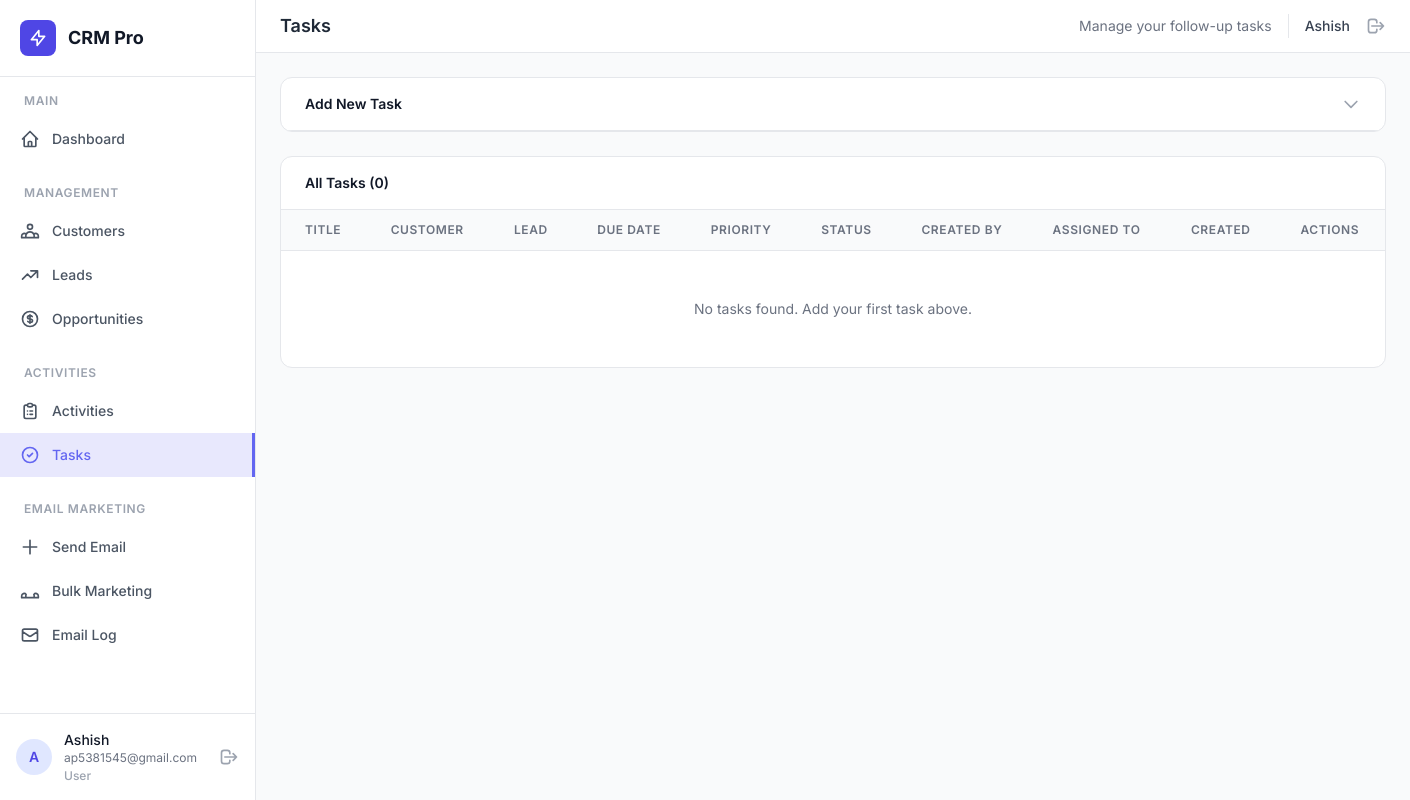
Page /crm/task/ (signed in) on the earlier database version.
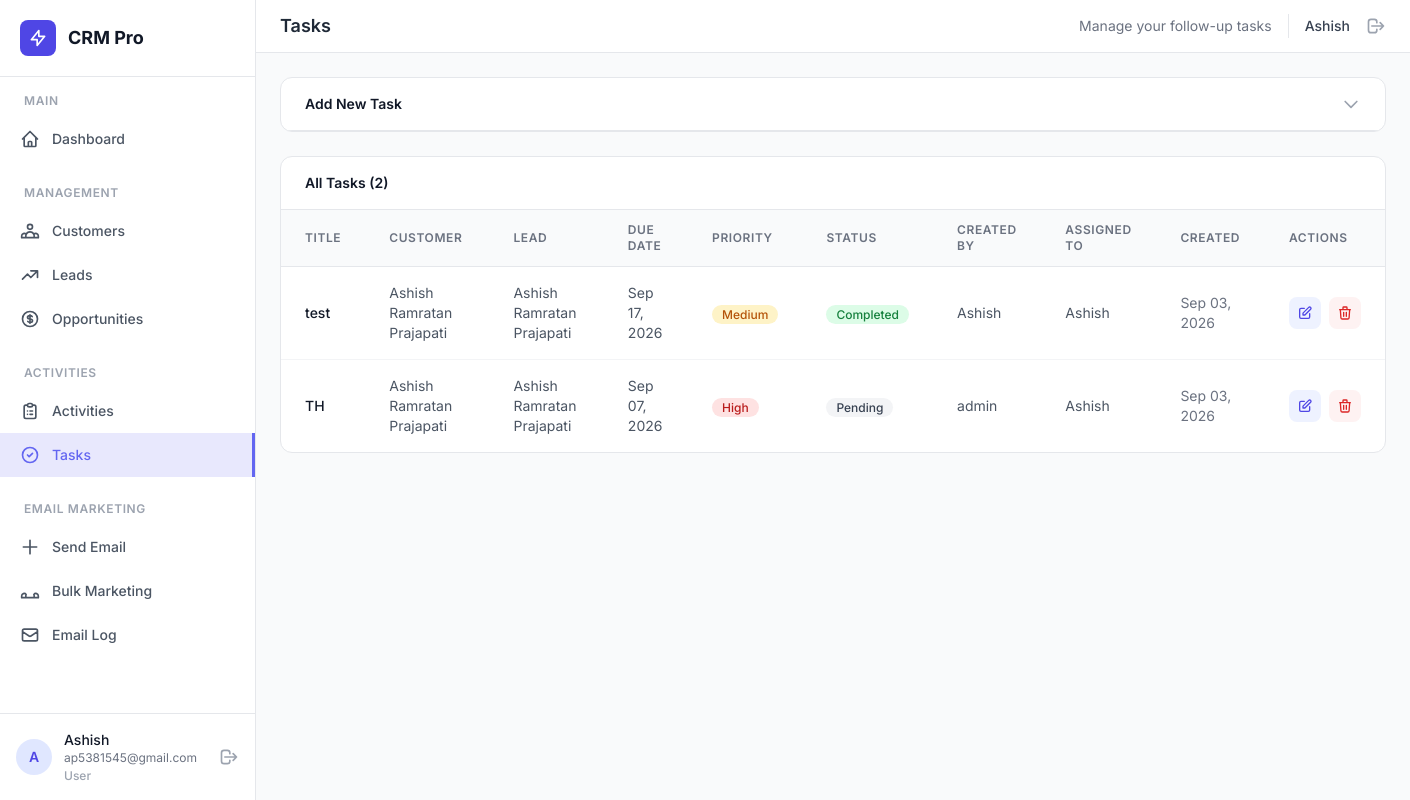
Same page on the later database version.
### user/models.py (models this page shows, shortened)
class Task(models.Model):
    Priority_Choices = [
        ("Low", "Low"),
        ("Medium", "Medium"),
        ("High", "High"),
    ]
    Status_Choices = [
        ("Pending", "Pending"),
        ("Completed", "Completed"),
    ]
    id = models.AutoField(primary_key=True)
    title = models.CharField(max_length=100)
    customer = models.ForeignKey(Customer, on_delete=models.CASCADE)
    lead = models.ForeignKey(Lead, on_delete=models.CASCADE)
    due_date = models.DateField()
    priority = models.CharField(
        max_length=20, choices=Priority_Choices, default="Medium"
    )
    status = models.CharField(
        max_length=20, choices=Status_Choices, default="Pending"
    )
    description = models.TextField(blank=True, null=True)
    created_by = models.ForeignKey(
        User, on_delete=models.SET_NULL, null=True, blank=True
    )
    assign_to = models.ForeignKey(
        User, on_delete=models.SET_NULL, null=True, blank=True, related_name="assigned_tasks"
    )
    created_at = models.DateTimeField(auto_now_add=True)

class Customer(models.Model):
    Status_Choices = [
        ("Active", "Active"),
        ("Inactive", "Inactive"),
    ]
    id = models.AutoField(primary_key=True)
    customer_name = models.CharField(max_length=100)
    company = models.CharField(max_length=100)
    email = models.EmailField(unique=True)
    phone = models.CharField(max_length=15, unique=True)
    address = models.TextField()
    city = models.CharField(max_length=100)
    status = models.CharField(
        max_length=20, choices=Status_Choices, default="Active"
    )
    notes = models.TextField(blank=True, null=True)
    assign_to = models.ForeignKey(
        User, on_delete=models.SET_NULL, null=True, blank=True, related_name="assigned_customers"
    )
    created_at = models.DateTimeField(auto_now_add=True)
    updated_at = models.DateTimeField(auto_now=True)
    def __str__(self):
        return self.customer_name

class Lead(models.Model):
    Source_Choices = [
        ("Website", "Website"),
        ("Referral", "Referral"),
        ("Social Media", "Social Media"),
        ("Other", "Other"),
    ]
    Status_Choices = [
        ("New", "New"),
        ("Contacted", "Contacted"),
        ("Qualified", "Qualified"),
        ("Converted", "Converted"),
        ("Lost", "Lost"),
    ]
    id = models.AutoField(primary_key=True)
    name = models.CharField(max_length=100)
    company = models.CharField(max_length=100)
    email = models.EmailField(unique=True)
    phone = models.CharField(max_length=15, unique=True)
    source = models.CharField(
        max_length=20, choices=Source_Choices, default="Website"
    )
    status = models.CharField(
        max_length=20, choices=Status_Choices, default="New"
    )
    assign_to = models.ForeignKey(
        User, on_delete=models.SET_NULL, null=True, blank=True
    )
    notes = models.TextField(blank=True, null=True)
    created_at = models.DateTimeField(auto_now_add=True)
    updated_at = models.DateTimeField(auto_now=True)
    def __str__(self):
        return self.name

class User(models.Model):
    id = models.AutoField(primary_key=True)
    user_name = models.CharField(max_length=100, unique=True)
    password = models.CharField(max_length=256)
    email = models.EmailField(unique=True)
    is_active = models.BooleanField(default=True)
    is_admin = models.BooleanField(default=False)
    created_at = models.DateTimeField(auto_now_add=True)

### user/views.py (the view)
# urls.py: path("task/", views.task_list, name="task_list"),
def task_list(request):
    current_user = _require_login(request)
    if not current_user:
        return redirect("login")
    if request.method == "POST":
        form = TaskForm(request.POST, user=current_user)
        if form.is_valid():
            task = form.save(commit=False)
            if not current_user.is_admin:
                task.assign_to = current_user
                task.created_by = current_user
            task.save()
            messages.success(request, "Task created successfully!")
            return redirect("task_list")
    else:
        form = TaskForm(user=current_user)
    tasks = _visible_tasks(current_user)
    context = {
        "tasks": tasks,
        "form": form,
        "current_user": current_user,
    }
    return render(request, "user/task_list.html", context)

### user/forms.py (called while the page is built)
def _visible_customer_qs(user):
    if user is not None and not user.is_admin:
        return Customer.objects.filter(assign_to=user)
    return Customer.objects.all()

def _visible_lead_qs(user):
    if user is not None and not user.is_admin:
        return Lead.objects.filter(assign_to=user)
    return Lead.objects.all()

    def _apply_assignment(self, user):
        if "assign_to" not in self.fields:
            return
        if user is not None and not user.is_admin:
            self.fields.pop("assign_to")
        else:
            self.fields["assign_to"].queryset = _users_for_assignment()

### user/views.py (called while the page is built)
def _require_login(request):
    user_id = request.session.get("user_id")
    if not user_id:
        return None
    try:
        return User.objects.get(id=user_id)
    except User.DoesNotExist:
        return None

def _visible_tasks(user):
    if user.is_admin:
        return Task.objects.all()
    return Task.objects.filter(assign_to=user)

### user/templates/user/task_list.html (shortened to what the changed rows need)
{% extends "base.html" %}
{% load static %}
{% block page_title %}Tasks{% endblock %}
{% block content %}
<div class="bg-white rounded-xl border border-gray-200 overflow-hidden">
    <div class="px-6 py-4 border-b border-gray-200">
        <h3 class="text-sm font-semibold text-gray-900">All Tasks ({{ tasks|length }})</h3>
    </div>
    <div class="overflow-x-auto">
        <table class="w-full">
            <thead class="bg-gray-50 border-b border-gray-200">
                <tr>
                    <th class="px-6 py-3 text-left text-xs font-semibold text-gray-500 uppercase tracking-wider">Title</th>
                    <th class="px-6 py-3 text-left text-xs font-semibold text-gray-500 uppercase tracking-wider">Customer</th>
                    <th class="px-6 py-3 text-left text-xs font-semibold text-gray-500 uppercase tracking-wider">Lead</th>
                    <th class="px-6 py-3 text-left text-xs font-semibold text-gray-500 uppercase tracking-wider">Due Date</th>
                    <th class="px-6 py-3 text-left text-xs font-semibold text-gray-500 uppercase tracking-wider">Priority</th>
                    <th class="px-6 py-3 text-left text-xs font-semibold text-gray-500 uppercase tracking-wider">Status</th>
                    <th class="px-6 py-3 text-left text-xs font-semibold text-gray-500 uppercase tracking-wider">Created By</th>
                    <th class="px-6 py-3 text-left text-xs font-semibold text-gray-500 uppercase tracking-wider">Assigned To</th>
                    <th class="px-6 py-3 text-left text-xs font-semibold text-gray-500 uppercase tracking-wider">Created</th>
                    <th class="px-6 py-3 text-left text-xs font-semibold text-gray-500 uppercase tracking-wider">Actions</th>
                </tr>
            </thead>
            <tbody class="divide-y divide-gray-100">
                {% for task in tasks %}
                <tr class="hover:bg-gray-50 transition-colors">
                    <td class="px-6 py-4 text-sm font-medium text-gray-900">{{ task.title }}</td>
                    <td class="px-6 py-4 text-sm text-gray-600">{{ task.customer.customer_name }}</td>
                    <td class="px-6 py-4 text-sm text-gray-600">{{ task.lead.name }}</td>
                    <td class="px-6 py-4 text-sm text-gray-600">{{ task.due_date|date:"M d, Y" }}</td>
                    <td class="px-6 py-4">
                        <span class="px-2.5 py-0.5 text-xs font-medium rounded-full
                            {% if task.priority == 'High' %}bg-red-100 text-red-700
                            {% elif task.priority == 'Medium' %}bg-amber-100 text-amber-700
                            {% else %}bg-sky-100 text-sky-700{% endif %}">
                            {{ task.priority }}
                        </span>
                    </td>
                    <td class="px-6 py-4">
                        <span class="px-2.5 py-0.5 text-xs font-medium rounded-full
                            {% if task.status == 'Completed' %}bg-green-100 text-green-700
                            {% else %}bg-gray-100 text-gray-700{% endif %}">
                            {{ task.status }}
                        </span>
                    </td>
                    <td class="px-6 py-4 text-sm text-gray-600">{{ task.created_by.user_name|default:"Unknown" }}</td>
                    <td class="px-6 py-4 text-sm text-gray-600">{{ task.assign_to.user_name|default:"Unassigned" }}</td>
                    <td class="px-6 py-4 text-sm text-gray-500">{{ task.created_at|date:"M d, Y" }}</td>
                    <td class="px-6 py-4">
                        <div class="flex items-center gap-2">
                            <a href="{% url 'task_update' task.pk %}" class="inline-flex items-center justify-center w-8 h-8 bg-indigo-50 text-indigo-600 rounded-lg hover:bg-indigo-100 transition-colors" title="Edit">
                                <svg class="w-4 h-4" fill="none" stroke="currentColor" viewBox="0 0 24 24"><path stroke-linecap="round" stroke-linejoin="round" stroke-width="2" d="M11 5H6a2 2 0 00-2 2v11a2 2 0 002 2h11a2 2 0 002-2v-5m-1.414-9.414a2 2 0 112.828 2.828L11.828 15H9v-2.828l8.586-8.586z"/></svg>
                            </a>
                            <form method="POST" action="{% url 'task_delete' task.pk %}" onsubmit="return confirm('Are you sure you want to delete {{ task.title }}? This cannot be undone.');">
                                <button type="submit" class="inline-flex items-center justify-center w-8 h-8 bg-red-50 text-red-600 rounded-lg hover:bg-red-100 transition-colors" title="Delete">
                                    <svg class="w-4 h-4" fill="none" stroke="currentColor" viewBox="0 0 24 24"><path stroke-linecap="round" stroke-linejoin="round" stroke-width="2" d="M19 7l-.867 12.142A2 2 0 0116.138 21H7.862a2 2 0 01-1.995-1.858L5 7m5 4v6m4-6v6m1-10V4a1 1 0 00-1-1h-4a1 1 0 00-1 1v3M4 7h16"/></svg>
                                </button>
                            </form>
                        </div>
                    </td>
                </tr>
                {% empty %}
                <tr>
                    <td colspan="10" class="px-6 py-12 text-center text-sm text-gray-500">No tasks found. Add your first task above.</td>
                </tr>
                {% endfor %}
            </tbody>
        </table>
    </div>
</div>
{% endblock %}

Differences in the rows shown:
now on this page (row edited): Task: title "test", customer.customer_name "Ashish Ramratan Prajapati", lead.name "Ashish Ramratan Prajapati", due_date "Sep 17, 2026", priority "Medium", status "Completed", created_by.user_name "Ashish", assign_to.user_name "Ashish", created_at "Sep 03, 2026"
now on this page (row edited): Task: title "TH", customer.customer_name "Ashish Ramratan Prajapati", lead.name "Ashish Ramratan Prajapati", due_date "Sep 07, 2026", priority "High", status "Pending", created_by.user_name "admin", assign_to.user_name "Ashish", created_at "Sep 03, 2026"
Other differences:
{{ tasks|length }}: "0" → "2"
text no longer shown: "No tasks found. Add your first task above."
